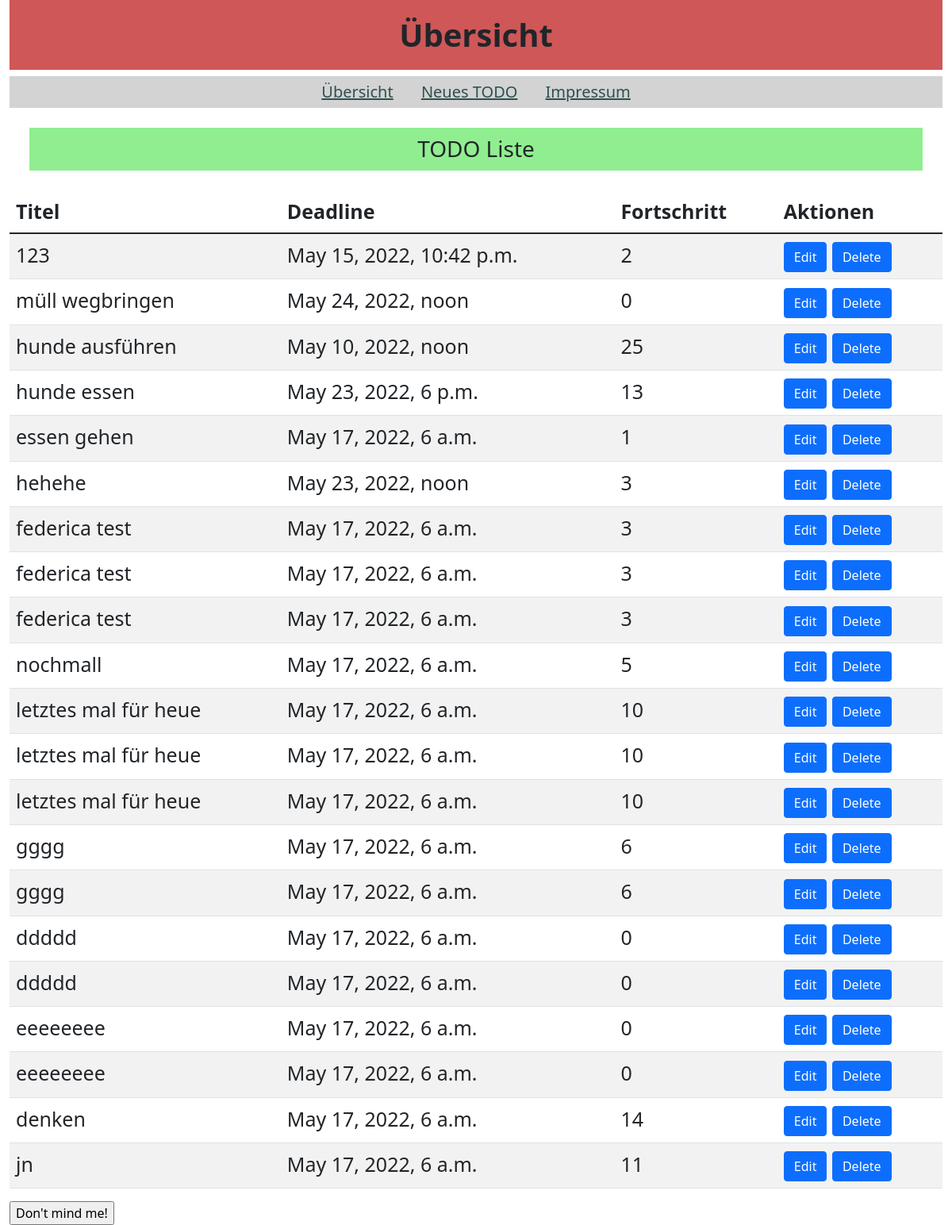
Before: / with the older database file.
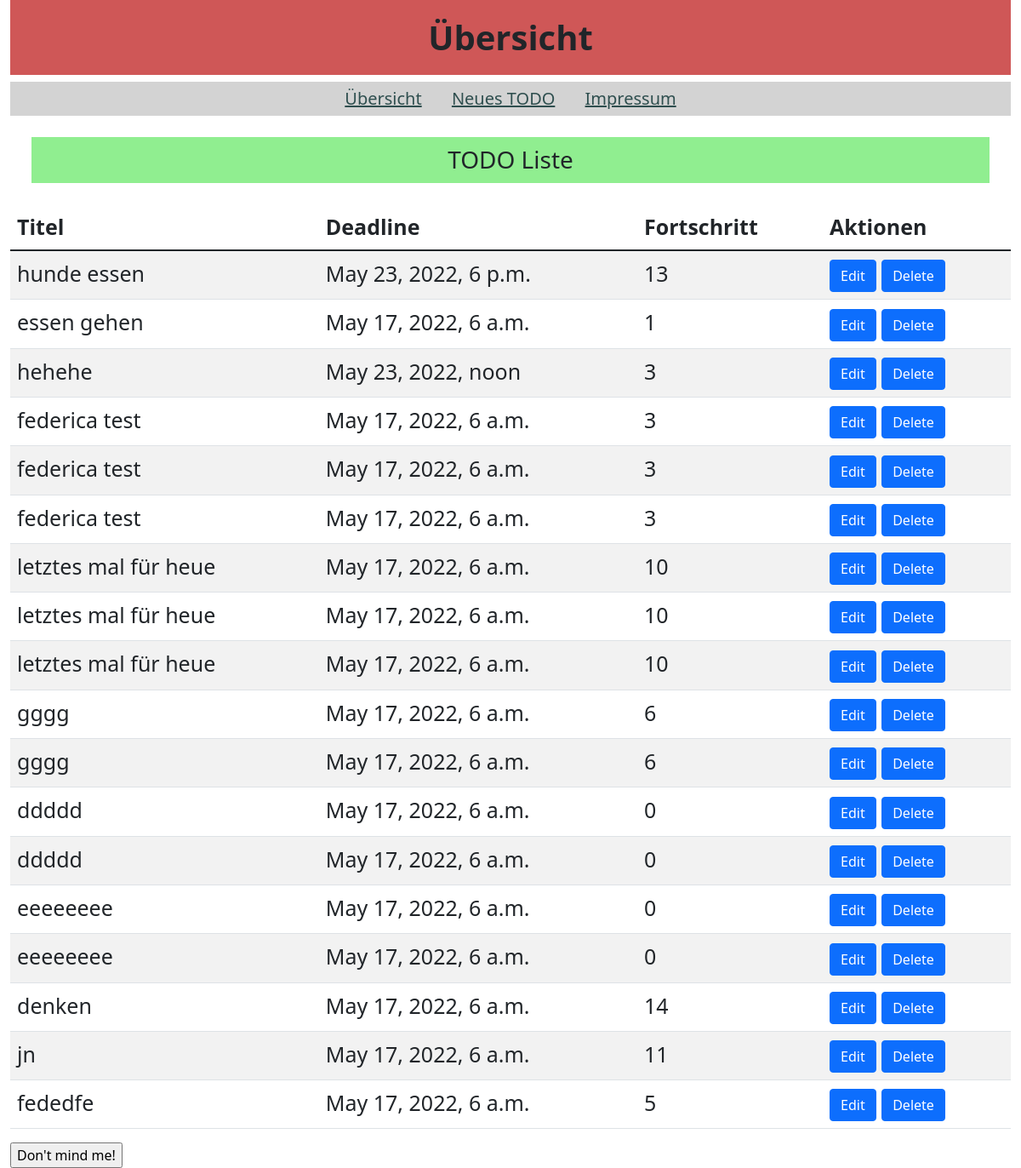
After: the same page with the newer database file.
### firstapp/models.py (models this page shows, shortened)
class Todo(models.Model):
    title = models.CharField(max_length=250)
    deadline = models.DateField()
    percent = models.PositiveIntegerField(default=0)

### firstapp/views.py (the view)
# urls.py: path('', views.homepage, name='Übersicht'),
def homepage(request):
    todos = Todo.objects.all()
    context ={'todos' : todos}
    return render(request,'firstapp/Übersicht.html', context)

### firstapp/templates/firstapp/Übersicht.html (shortened to what this page needs)
<!DOCTYPE html>
<html lang="de">
<head>
    <link href="https://cdn.jsdelivr.net/npm/bootstrap@5.1.3/dist/css/bootstrap.min.css"
          rel="stylesheet"
>
</head>
<body>
  <div class="container-fluid">
    <header>
        <h1><b>Übersicht</b></h1>
    </header>
    <nav>
        <a href="{% url 'Übersicht' %}">Übersicht</a>
        <a href="{% url 'New' %}">Neues TODO</a>
        <a href="{% url 'Impressum' %}">Impressum</a>
    </nav>
    <h3>TODO Liste</h3>
    <div class="container-fluid">
      <div class="row">
        <table id="mainTable" class="table table-striped table-hover">
          <thead>
            <tr>
              <th scope="col">Titel</th>
              <th scope="col">Deadline</th>
              <th scope="col">Fortschritt</th>
              <th scope="col">Aktionen</th>
            </tr>
          </thead>
          <tbody>
            <div class="container-fluid">
            {% for todo in todos %}
              <tr>
                <td>{{todo.title}}</td>
                <td>{{todo.deadline}}</td>
                <td>{{todo.percent}}</td>
                <td>
                  <a class="btn btn-primary" href="{% url 'edit' todo.id %}" role="button">Edit</a>
                  <a class="btn btn-primary" href="{% url 'delete' todo.id %}" role="button">Delete</a>
                </td>
              </tr>
            {% endfor %}
            </div>
          </tbody>
        </table>
      </div>
    </div>
    <form action="EditTODO.html">
      <input type="submit" value="Don't mind me!" />
  </form>
</div>
</body>
</html>

### firstapp/templates/firstapp/Übersicht.html (style rules this page uses)
h1 { padding: 20px; text-align: center; font-size: 40px; background-color: rgb(207, 87, 87); }
nav { padding: 5px; text-align: center; font-size: 20px; width: 100%; background-color: lightgrey; color: black; }
a { color:darkslategrey; padding-left: 15px; padding-right: 15px; }
h3 { margin: 25px 25px; padding: 10px; background-color: lightgreen; text-align: center; }
td { position: relative; padding: 30px; font-size: 25px; }
th { font-size: 25px; }

Changed rows visible on the page:
removed Todo: title "123", deadline "May 15, 2022, 10:42 p.m.", percent "2"
removed Todo: title "müll wegbringen", deadline "May 24, 2022, noon", percent "0"
removed Todo: title "hunde ausführen", deadline "May 10, 2022, noon", percent "25"
removed Todo: title "nochmall", deadline "May 17, 2022, 6 a.m.", percent "5"
added Todo: title "fededfe", deadline "May 17, 2022, 6 a.m.", percent "5"
